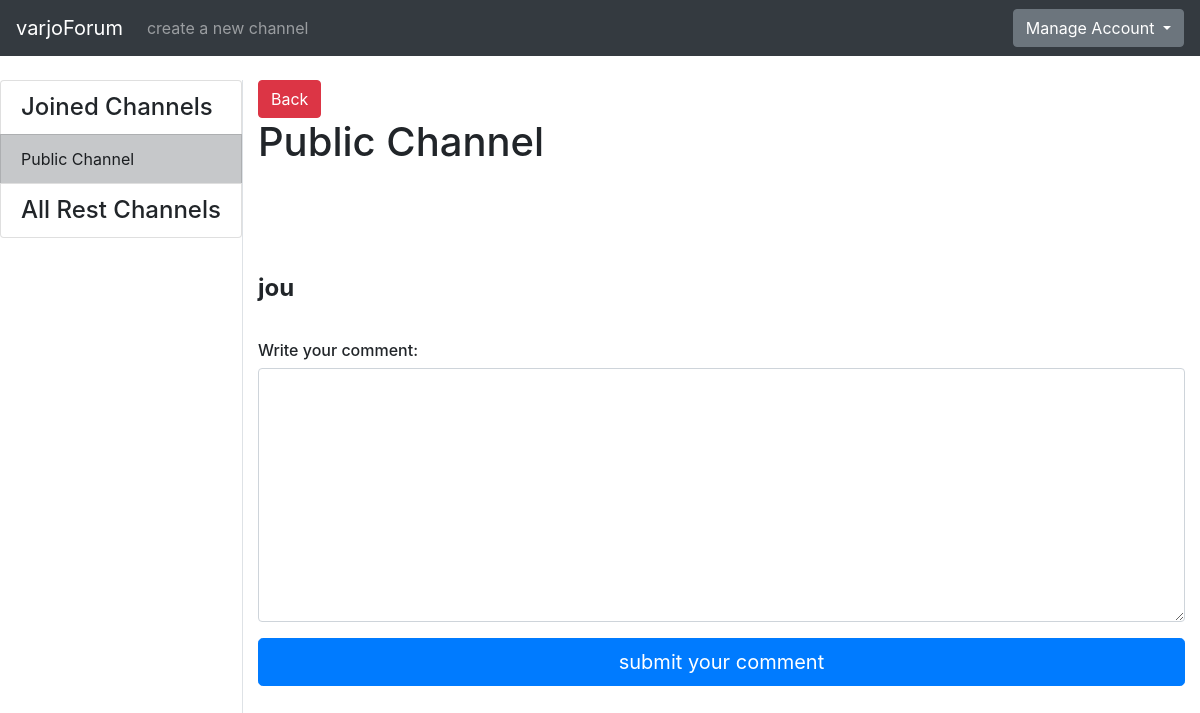
Screenshot of /channels/1/1/ (signed in) with the database file from the repository.
### application/channels/models.py (models this page shows, shortened)
class Channel(Base):
    name = db.Column(db.String(144), nullable=False)
    introduction = db.Column(db.Text, nullable=False)
    messages = db.relationship("Message", backref='Channel', lazy=True)
    accounts = db.relationship('Account', secondary=accounts, lazy='subquery',
        backref=db.backref('channels', lazy=True))
    @staticmethod
    def get_my_channels(account_id):
        stmt = text("SELECT Channel.id, Channel.name"
                    " FROM Channel, Account, Accounts"
                    " WHERE Channel.id = Accounts.channel_id"
                    " AND Account.id = Accounts.account_id"
                    " AND Account.id = :account_id").params(account_id=account_id)
        res = db.engine.execute(stmt)
        response = []
        for row in res:
            response.append({"channel_id":row[0], "channel_name":row[1]})
        return response
    @staticmethod
    def get_channels_where_not_in(account_id):
        stmt = text("SELECT channel.id, channel.name"
                    " FROM Channel"
                    " WHERE Channel.id NOT IN ("
                        " SELECT Channel.id"
                            " FROM Channel, Account, Accounts"
                            " WHERE Channel.id = Accounts.channel_id"
                            " AND Account.id = Accounts.account_id"
                            " AND Account.id = :account_id"
                    " )").params(account_id=account_id)
        res = db.engine.execute(stmt)
        response = []
        for row in res:
            response.append({"id":row[0], "name":row[1]})
        return response

### application/messages/models.py (models this page shows, shortened)
class Message(Base):
  body = db.Column(db.Text, nullable=False)
  writer = db.Column(db.String(144), nullable=False)
  account_id = db.Column(db.Integer, db.ForeignKey('account.id'), nullable=False)
  channel_id = db.Column(db.Integer, db.ForeignKey('channel.id'), nullable=False)
  comments = db.relationship("Comment", backref='message', lazy=True)

### application/messages/views.py (the view)
@app.route("/channels/<channel_id>/<message_id>/", methods=["GET"])
@login_required
def message_index(channel_id, message_id):
  c = Channel.query.get(channel_id)
  m = Message.query.get(message_id)
  return render_template("messages/message.html", channel = c, message = m, comments = m.comments, messageform=MessageForm(),
    all_channels = Channel.get_channels_where_not_in(current_user.id), my_channels = Channel.get_my_channels(current_user.id))

### application/messages/forms.py
class MessageForm(FlaskForm):
  body = TextAreaField("Write your message: ", [validators.length(min=2)])
  class Meta:
    csrf = False

### application/__init__.py (called while the page is built)
@login_manager.user_loader
def load_user(account_id):
  return Account.query.get(account_id)

### application/templates/messages/message.html (shortened to what this page needs)
{% extends "layout.html" %}
{% block body %}
  <a href="{{ url_for('one_channel_index', channel_id=channel.id) }}">
    <button type="submit" class="btn btn-danger">Back</button>
  </a>
<h1 style="padding-bottom: 100px">{{ channel.name }}</h1>
<h4><b>{{ message.body }}</b></h4>
<form method="POST" action="{{ url_for('message_new_comment', channel_id=channel.id, message_id=message.id) }}"
    name="messageform" style="padding-bottom: 100px; padding-top: 30px">
  <div class="form-group">
      <h6>Write your comment: </h6>
      {{ messageform.body(class="form-control", rows=10) }}
  </div>
  <button type="submit" class="btn btn-primary btn-lg btn-block" >submit your comment</button>
</form>
{% endblock %}

### application/templates/layout.html (shortened to what this page needs)
<!DOCTYPE html>
  <html>
    <head>
      <link rel="stylesheet" href="https://maxcdn.bootstrapcdn.com/bootstrap/4.0.0/css/bootstrap.min.css">
    </head>
    <body>
      <nav class="navbar navbar-expand-md navbar-dark bg-dark mb-4">
        <a class="navbar-brand" href="{{ url_for('index') }}">varjoForum</a>
        <div class="collapse navbar-collapse" id="navbarCollapse">
          <ul class="navbar-nav mr-auto">
            {% if current_user.is_authenticated %}
            <li class="nav-item">
              <a class="nav-link" href="{{ url_for('channel_form') }}">create a new channel</a>
            </li>
            {% endif %}
          </ul>
            <div class="btn-group">
              <button type="button" class="btn btn-secondary dropdown-toggle" data-toggle="dropdown" aria-haspopup="true" aria-expanded="false">
                {% if current_user.is_authenticated %}
                  Manage Account
                {% else %}
                  Login
                {% endif %}
              </button>
            </div>
        </div>
      </nav>
      <div class="container-fluid" >
        <div class="row">
            <div class="border-right">
              <div class="col-sx" >
                <div style="float: left">
                  <div class="list-group">
                  {% if current_user.is_authenticated %}
                    {% if my_channels %}
                    <h4 class="list-group-item">Joined Channels</h4>
                    {% endif %}
                    {% for my_channel in my_channels %}
                        <a href="{{ url_for('one_channel_index', channel_id=my_channel.channel_id) }}" class="list-group-item list-group-item-action list-group-item-dark">
                        {{ my_channel.channel_name }}
                        </a>
                    {% endfor %}
                    <h4 class="list-group-item">All Rest Channels</h4>
                {% else %}
                {% if all_channels %}
                <h4 class="list-group-item">All Channels</h4>
                {% endif %}
                {% endif %}
              </div>
              </div>
              </div>
          </div>
          <div class="col">
            {% block body %}{% endblock %}
          </div>
        </div>
    </body>
  </html>

### rows the page displays
Channel: channel_name "Public Channel", name "Public Channel"
Message: body "jou"
